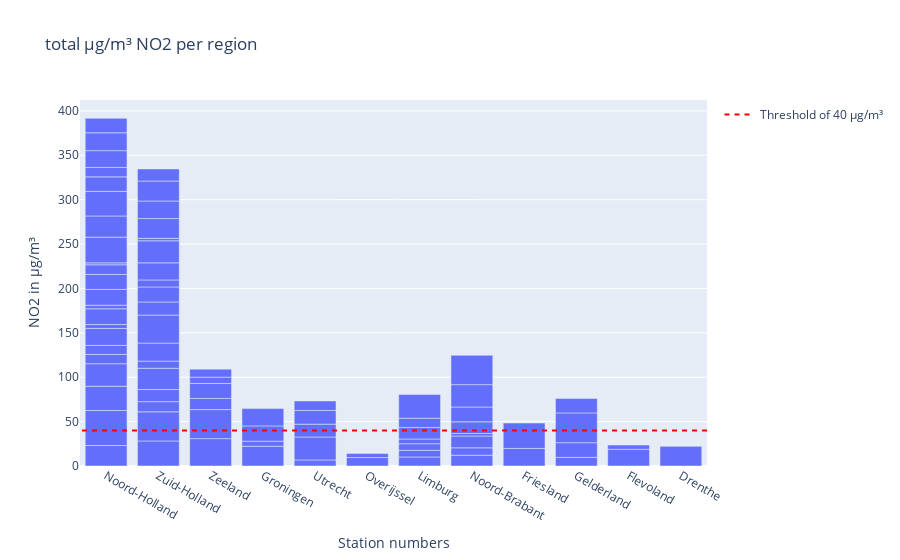

Here is the notebook cell this chart was saved with:
### Markdown cell above
### Note for visualization team: add legend for the red line which represent the threshold.

### Code cell
import plotly.express as px
import plotly.graph_objects as go


bar = px.bar(meanlocation, x=NO2_pvencoding, y= 'value', title='total µg/m³ NO2 per region')
bar.update_layout(yaxis_title='NO2 in µg/m³', xaxis_title= "Station numbers", barmode='group') 
#bar.add_shape(type='line', y0=40, y1=40, xref='paper', x0=0, x1=1, line_color='red')
bar.add_shape(
    legendrank=1,
    showlegend=True,
    type="line",
    xref="paper",
    line=dict(dash="5px", color='red'),
    x0=1,
    x1=0,
    y0=40,
    y1=40,
    name='Threshold of 40 µg/m³'
)

bar.show()

### Figure 1 — Plotly figure (JSON) as saved in the notebook; plotly's stock layout.template omitted (floating-point values rounded to 4 significant figures)
{"data": [{"alignmentgroup": "True", "hovertemplate": "x=%{x}<br>value=%{y}<extra></extra>", "legendgroup": "", "marker": {"color": "#636efa", "pattern": {"shape": ""}}, "name": "", "offsetgroup": "", "orientation": "v", "showlegend": false, "textposition": "auto", "type": "bar", "x": ["Noord-Holland", "Noord-Holland", "Zuid-Holland", "Zuid-Holland", "Zeeland", "Zeeland", "Groningen", "Noord-Holland", "Zuid-Holland", "Zuid-Holland", "Noord-Holland", "Utrecht", "Noord-Holland", "Overijssel", "Noord-Holland", "Noord-Holland", "Limburg", "Noord-Brabant", "Zeeland", "Friesland", "Zuid-Holland", "Utrecht", "Zeeland", "Utrecht", "Utrecht", "Gelderland", "Zeeland", "Noord-Brabant", "Zeeland", "Friesland", "Zuid-Holland", "Zuid-Holland", "Noord-Holland", "Noord-Holland", "Flevoland", "Zuid-Holland", "Zuid-Holland", "Noord-Holland", "Zuid-Holland", "Limburg", "Zuid-Holland", "Drenthe", "Noord-Holland", "Zuid-Holland", "Noord-Holland", "Noord-Brabant", "Limburg", "Noord-Holland", "Zuid-Holland", "Gelderland", "Groningen", "Flevoland", "Zuid-Holland", "Noord-Brabant", "Noord-Holland", "Noord-Brabant", "Limburg", "Noord-Holland", "Zuid-Holland", "Noord-Holland", "Noord-Holland", "Utrecht", "Zuid-Holland", "Noord-Brabant", "Noord-Brabant", "Noord-Holland", "Noord-Holland", "Gelderland", "Noord-Holland", "Overijssel", "Zuid-Holland", "Groningen", "Groningen", "Noord-Holland", "Limburg", "Limburg", "Limburg", "Gelderland", "Zuid-Holland", "Noord-Holland", "Noord-Brabant"], "xaxis": "x", "y": [23.1, 39.38, 28.19, 32.83, 30.82, 32.74, 22.26, 27.4, 11.45, 13.67, 25.34, 6.8, 10.47, 9.527, 10.18, 19.03, 10.18, 12.18, 12.55, 19.79, 23.96, 25.87, 16.88, 14.44, 15.45, 9.711, 7.137, 8.295, 9.007, 28.58, 8.064, 20.32, 4.498, 17.68, 18.85, 31.53, 14.78, 4.035, 16.87, 7.435, 7.928, 22.13, 17.81, 19.25, 16.85, 13.31, 7.439, 10.87, 24.83, 16.56, 5.673, 4.761, 2.745, 2.852, 2.187, 13.14, 5.362, 28.99, 22.32, 23.84, 27.78, 10.69, 19.75, 16.68, 25.21, 16.27, 10.69, 33.53, 18.82, 4.477, 22.53, 17.26, 19.47, 20.12, 13.06, 10.38, 26.62, 16.17, 13.55, 16.33, 33.03], "yaxis": "y"}], "layout": {"barmode": "group", "legend": {"tracegroupgap": 0}, "shapes": [{"legendrank": 1, "line": {"color": "red", "dash": "5px"}, "name": "Threshold of 40 µg/m³", "showlegend": true, "type": "line", "x0": 1, "x1": 0, "xref": "paper", "y0": 40, "y1": 40}], "title": {"text": "total µg/m³ NO2 per region"}, "xaxis": {"anchor": "y", "domain": [0, 1], "title": {"text": "Station numbers"}}, "yaxis": {"anchor": "x", "domain": [0, 1], "title": {"text": "NO2 in µg/m³"}}}}
